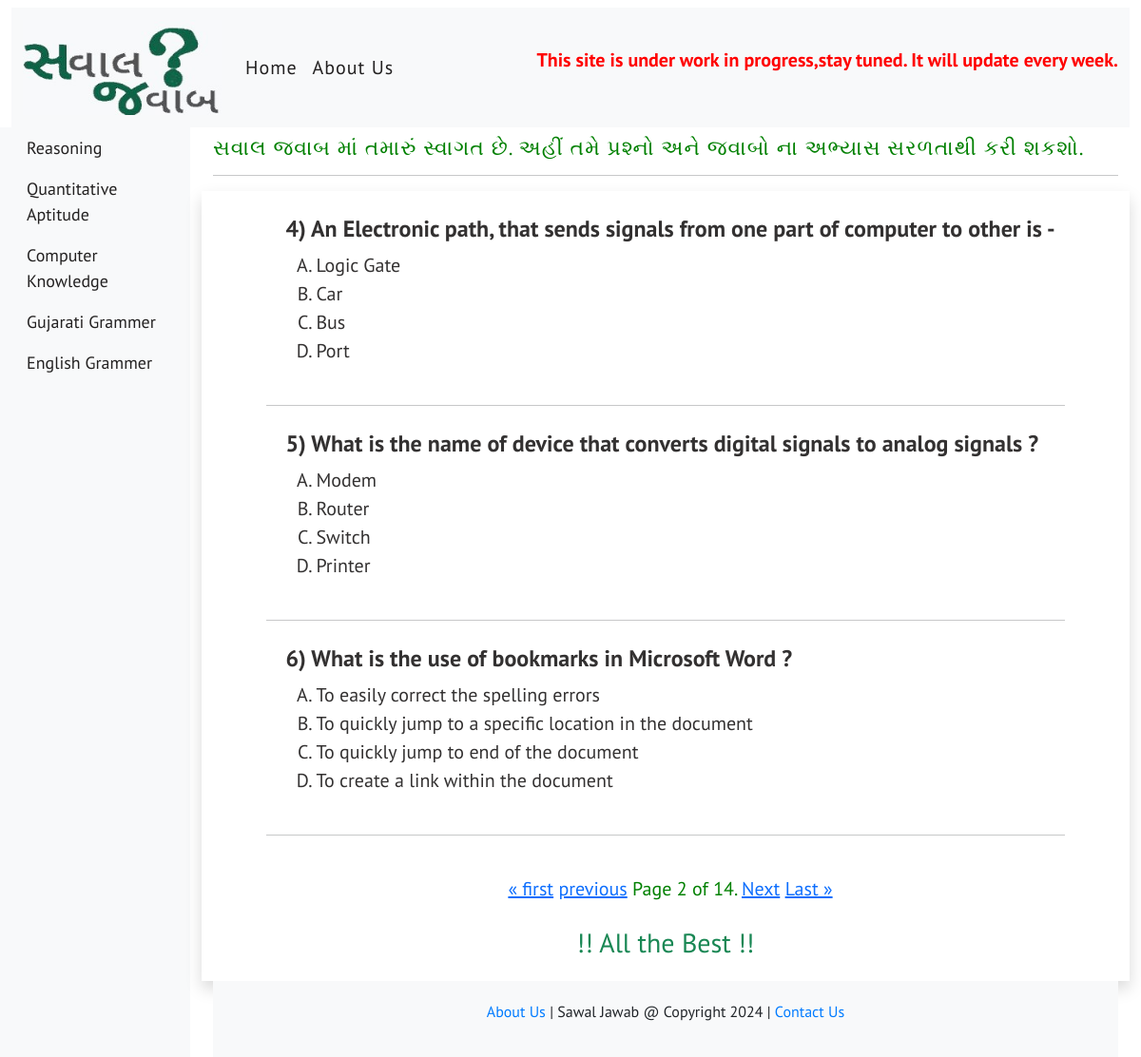
/computer_operator/computer/?page=2, run on the app's committed database.
### myapp/models.py (models this page shows)
class Current_Affairs(models.Model):
    question=models.CharField(max_length=500)
    answer=models.CharField(max_length=500)
    opt_A=models.CharField(max_length=500)
    opt_B=models.CharField(max_length=500)
    opt_C=models.CharField(max_length=500)
    opt_D=models.CharField(max_length=500)
    ans_description=models.TextField(max_length=1000)
    category=models.CharField(max_length=300)
    question_topic=models.CharField(max_length=300)

class Computer_Operator(Current_Affairs):
    pass

class Current_Affairs(models.Model):
    question=models.CharField(max_length=500)
    answer=models.CharField(max_length=500)
    opt_A=models.CharField(max_length=500)
    opt_B=models.CharField(max_length=500)
    opt_C=models.CharField(max_length=500)
    opt_D=models.CharField(max_length=500)
    ans_description=models.TextField(max_length=1000)
    category=models.CharField(max_length=300)
    question_topic=models.CharField(max_length=300)

### myapp/views.py (the view)
# urls.py: path('computer_operator/<slug:category_slug>/',views.computer_questions,name='computer_questions'),
def computer_questions(request,category_slug):
    comp=Computer_Operator.objects.filter(question_topic=category_slug)
    paginator = Paginator(comp, 3)
    page_number = request.GET.get("page")
    page_obj = paginator.get_page(page_number)
    return render(request,'myapp/sawaljawab.html',{'page_obj':page_obj})

### myapp/templates/myapp/sawaljawab.html (shortened to what this page needs)
{% extends 'myapp/base.html' %}
{% block content %}
<div class="col-md-9 ml-sm-auto col-lg-10 px-md-4">
    <h3 class="mt-2" id="gujaratiheadings">સવાલ જવાબ માં તમારું સ્વાગત છે. અહીં તમે પ્રશ્નો અને જવાબો ના અભ્યાસ સરળતાથી કરી શકશો.</h3>
    <hr>
    <div class="row mt-2 shadow p-3">
        <div class="currentaffairs">
            <div class="innersection">
                       {% for q in page_obj %}
                            <div>
                                <h4 style="text-align: left; letter-spacing: normal; font-weight:bold;"> <span class="question_id">{{ page_obj.start_index|add:forloop.counter0 }})</span> {{q.question}}</h4>
                                    <ul style="text-align: left; list-style:upper-alpha;">
                                        <li><a onclick="optASelected(this, '{{ q.answer }}', '{{ q.ans_description}}')">{{q.opt_A}}</a></li>
                                        <li><a onclick="optBSelected(this, '{{ q.answer }}', '{{ q.ans_description}}')">{{q.opt_B}}</a></li>
                                        <li><a onclick="optCSelected(this, '{{ q.answer }}', '{{ q.ans_description}}')">{{q.opt_C}}</a></li>
                                        <li><a onclick="optDSelected(this, '{{ q.answer }}', '{{ q.ans_description}}')">{{q.opt_D}}</a></li>
                                    </ul>
                          </div>
                       <hr style="font-weight: bolder;">
                      {% endfor %}
                       <div class="pagination">
                        <span class="step-links"  style="color: green; padding: 15px; font-size: 20px;">
                            {% if page_obj.has_previous %}
                                <a href="?page=1">&laquo; first</a>
                                <a href="?page={{ page_obj.previous_page_number }}">previous</a>
                            {% endif %}
                            <span class="current">
                                Page {{ page_obj.number }} of {{ page_obj.paginator.num_pages }}.
                            </span>
                            {% if page_obj.has_next %}
                                <a href="?page={{ page_obj.next_page_number }}">Next</a>
                                <a href="?page={{ page_obj.paginator.num_pages }}">Last &raquo;</a>
                            {% endif %}
                        </span>
                    </div>
            </div>
    </div>
    <div><h3 class="text-center text-success">!! All the Best !!</h3></div>
{% endblock content %}

### myapp/static/myapp/css/style.css (style rules this page uses)
* { margin:0; padding:0; box-sizing:border-box; font-family: 'Anek Gujarati', sans-serif; font-family: 'Poppins', sans-serif; font-family: 'PT Sans', sans-serif; }
#gujaratiheadings { font-family: 'Anek Gujarati', sans-serif; font-family: 'PT Sans', sans-serif; font-size: 22px; letter-spacing: 1px; color: green; }
.currentaffairs { width: 700px; height: auto; display: flex; flex-direction: row; justify-content: center; }
.innersection { width: auto; height: auto; background-color:white; border-radius: 5px; }
.innersection > div { font-family: 'Anek Gujarati', sans-serif; font-family: 'Noto Serif Gujarati', serif; font-family: 'Poppins', sans-serif; font-family: 'PT Sans', sans-serif; font-size: 20px; width: auto; height: auto; margin-left: 10px; padding: 10px; color: rgb(51, 49, 49); }
.innersection > div > ul > li > a { text-decoration: none; }
.pagination > span { margin: auto; text-align: center; }

### data on the page
Computer_Operator: start_index|add "4", question "An Electronic path, that sends signals from one part of computer to other is -", opt_A "Logic Gate", opt_B "Car", opt_C "Bus", opt_D "Port"
Computer_Operator: start_index|add "5", question "What is the name of device that converts digital signals to analog signals ?", opt_A "Modem", opt_B "Router", opt_C "Switch", opt_D "Printer"
Computer_Operator: start_index|add "6", question "What is the use of bookmarks in Microsoft Word ?", opt_A "To easily correct the spelling errors", opt_B "To quickly jump to a specific location in the document", opt_C "To quickly jump to end of the document", opt_D "To create a link within the document"

### other printed values
{{ page_obj.number }} "2"
{{ page_obj.paginator.num_pages }} "14"
